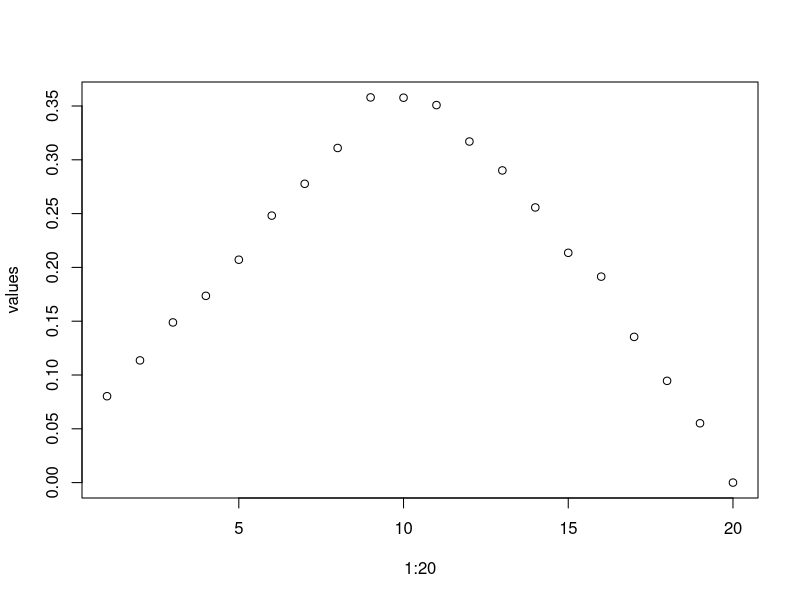

Here is the R script that generated this plot:
## ---- chunk 1
knitr::opts_chunk$set(echo = TRUE)
## ---- chunk 2
cartas = c("c")
personas = c("p")

prob_letter = function(n, k, nb_sims=5000){
  cartas = paste(rep(cartas,each=n), 1:n, sep="_")
  personas = paste(rep(personas,each=n), 1:n, sep="_")
  experiments = replicate(nb_sims, {
    trial_cartas = sample(cartas, n, replace = FALSE)
    trial_personas = sample(personas,n, replace = FALSE)


    splitted_cartas = strsplit(trial_cartas, "_")
    splitted_personas = strsplit(trial_personas, "_")

    count_carta = sapply(splitted_cartas, function(x) x[2])
    count_persona = sapply(splitted_personas, function(x) x[2])
    sum(count_carta == count_persona) == k
    })
  
  sum(experiments)/nb_sims
  
}
## ---- chunk 3
simulate_game = function(r, n){
  trozos = runif(n, 1, 999999999) #crea una lista de numeros aleatorios de tamaño n
  m = max(trozos)  #el numero maximo de la lista
  antes_r_trozos = trozos[1:r]   #slice de la lista, los primeros r numeros
  despues_r_trozos = tail(trozos, (r+1)) #slice de la lista, los numeros despues de r
  mejor_r = max(antes_r_trozos)  #mejor numero de los primeros r numeros
  acierto = 0
  for(num in despues_r_trozos){
    if(num > mejor_r){      #busca el primer numero mejor que los primeros r
      acierto = num       
      break
    }
  }
  acierto == m     #compara si el numero escogido es igual a m
 
}

estimate_probability = function(r, n, nb_sims=7000){
  sims = replicate(nb_sims, {
    simulate_game(r, n)
  })
  sum(sims)/nb_sims
}
## ---- chunk 4
values = c() 
for (r in 1:20){
  value = estimate_probability(r, 20)
  values = c(values, value)
}
values

## ---- chunk 5
plot(1:20, values)
## ---- chunk 6
prob = values
r = 1:20
r[max(prob) == prob]
estimate_probability(10, 20)

## ---- chunk 7

## ---- chunk 8
replicate(5, {
  x = sample(1:10, 1)
  # comrobamos si es 5 (condición 1) o si es par (condición 2)
  is_5 = (x == 5)
  is_even = (x %% 2 == 0)
  # devolvemos ambas comprobaciones
  c("five" = is_5, "even" = is_even)
})
## ---- chunk 9
caja1 = c("O","O")
caja2 = c("P","P")
caja3 = c("O","P")
caja3I = c("P","O")
cajas = rbind(caja1,caja2,caja3, caja1, caja2, caja3I)
cajas1 = c(caja1,caja2,caja3, caja1, caja2, caja3I)
resultado = 0
resultado2 = 0

pruebas_OroOro = replicate(10000,{
  caja_aleatoria = sample(1:nrow(cajas),1) #Me coge aleatoriamente una caja
  caja_aleatoria
  is_2gold = (cajas[caja_aleatoria,] == caja1)
  is_2gold
  sum(is_2gold)
  if(sum(is_2gold) == 2){
    resultado = resultado +1
  }
  resultado
})
probabilidadXY = sum(pruebas_OroOro)/length(pruebas_OroOro) #Me da como resultado la probabilidad de que salga la caja de oro y oro, es decir (P(X = oro, Y = oro))

pruebas_2sivler = replicate(10000,{
  caja_aleatoria2 = sample(cajas1,1)
  caja_aleatoria2
  is_2silver = (caja_aleatoria2 == "P")
  is_2silver
  if(is_2silver == 1){
    resultado2 = resultado2 +1
  }
  sum(resultado2)
})
probabilidadY = 1-(sum(pruebas_2sivler)/length(pruebas_2sivler))
resultadoFinal = probabilidadXY / probabilidadY
resultadoFinal
